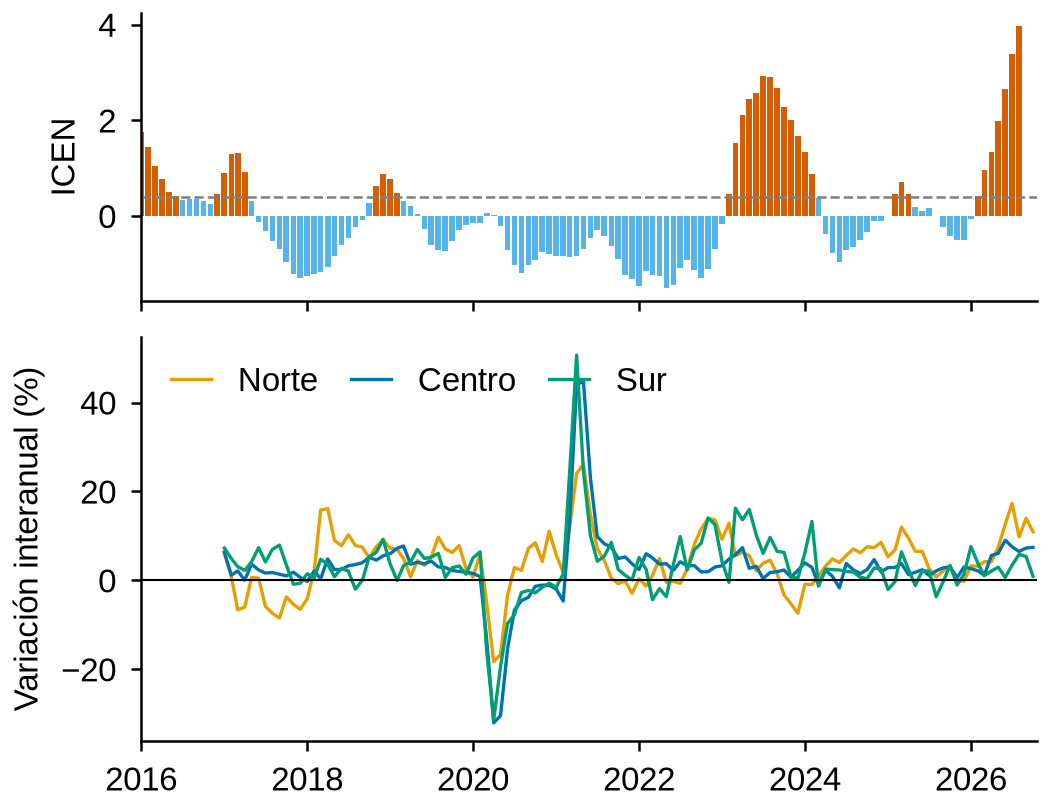
#> input picture paper/quarto/figuras/nino_demanda.png, 1050 x 810 px, given as the content of the folder ../../../../../paper/quarto/figuras/nino_demanda.png, which was not available
$ python montage.py ../../../../../paper/quarto/figuras/nino_demanda.png ../../../../../paper/quarto/figuras/real_predicho_2025.png 5
#> lines starting #> are read from the running program, lines starting #| are printed output that depends on the picture
import sys,glob,os
from PIL import Image
src,out=sys.argv[1],sys.argv[2]; files=sorted([f for f in glob.glob(src+'/*.png')+glob.glob(src+'/*.jpg') if not os.path.basename(f).startswith('m_')],key=lambda f:int(''.join(c for c in os.path.basename(f) if c.isdigit()) or 0))
per=int(sys.argv[3]) if len(sys.argv)>3 else 4
for k in range(0,len(files),per):
    ims=[Image.open(f).convert('RGB') for f in files[k:k+per]]
#> ims = 1 item
    W=900; rs=[im.resize((W,int(im.height*W/im.width))) for im in ims]
#> after `rs = [im.resize((W, int(im.height * W / im.width))) for im in ims]`: rs = 1 item
    H=sum(r.height for r in rs)+30*len(rs)
#> H = 724
    m=Image.new('RGB',(W,H),'white'); y=0
#> after `m = Image.new('RGB', (W, H), 'white')`: m: PIL image 900x724 RGB; every value is 255
    from PIL import ImageDraw
    d=ImageDraw.Draw(m)
    for f,r in zip(files[k:k+per],rs):
        d.text((5,y+5),os.path.basename(f),fill='red'); y+=30; m.paste(r,(0,y)); y+=r.height
#> this loop made 1 pass
#> y on pass 1: 724
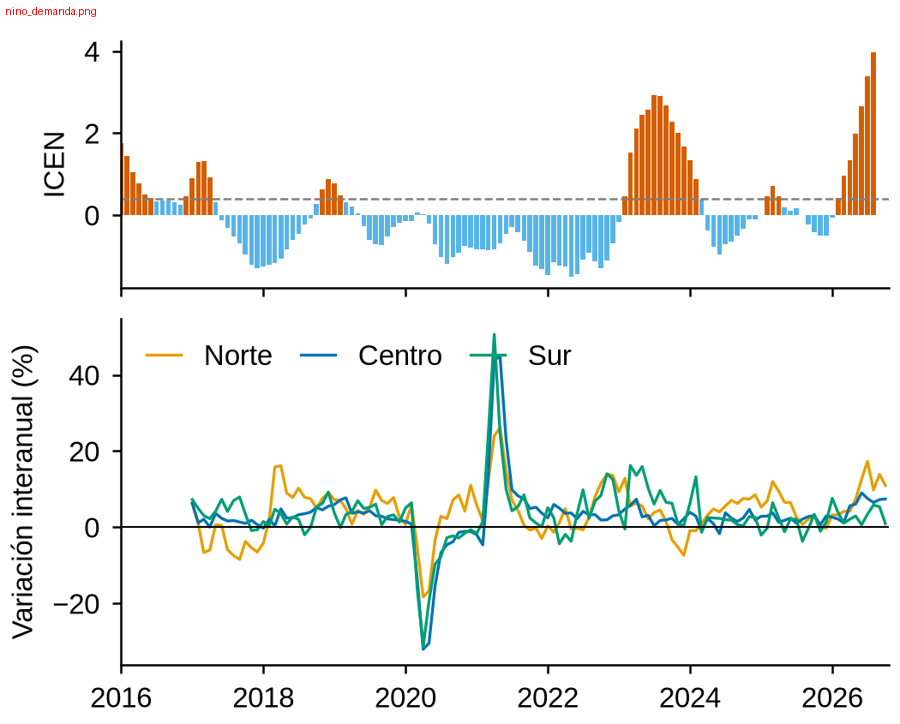
#> m: PIL image 900x724 RGB; mean R, G, B 242.3, 243.4, 241.7
#> after the loop, y = 724
    m.save(f'{out}_{k//per}.png'); print(f'{out}_{k//per}.png',[os.path.basename(f) for f in files[k:k+per]])
#| ../../../../../paper/quarto/figuras/real_predicho_2025.png_0.png ['nino_demanda.png']

$ run again, on paper/quarto/figuras/real_predicho_2025.png
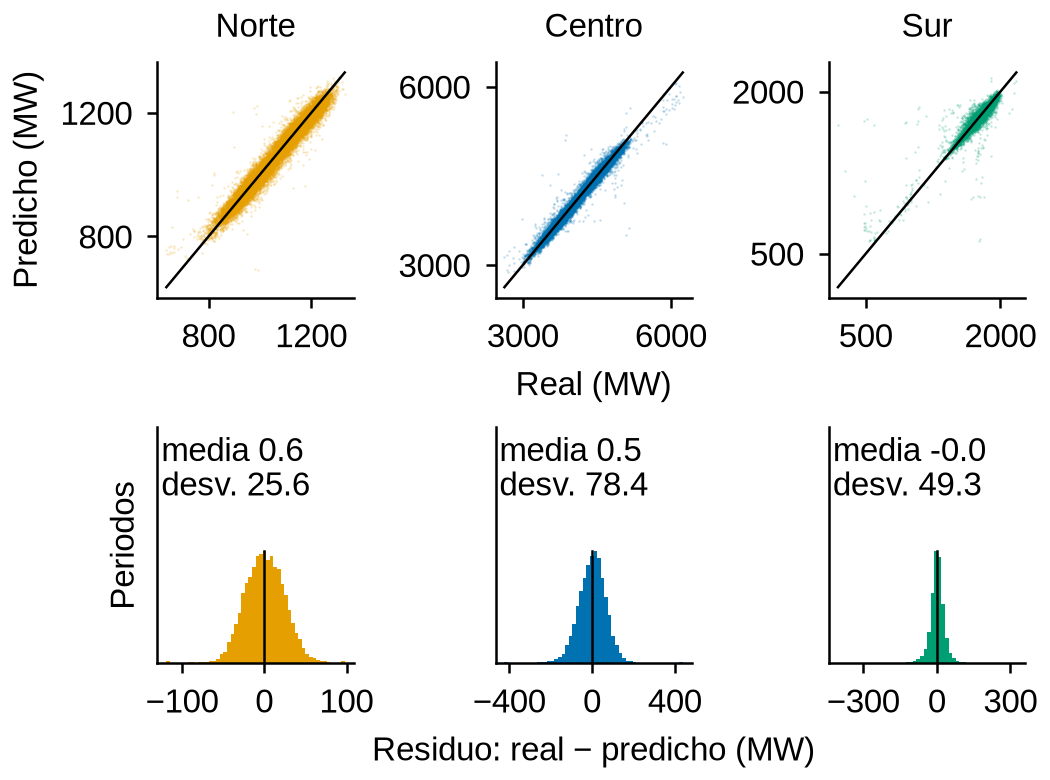
#> input picture paper/quarto/figuras/real_predicho_2025.png, 1050 x 780 px, given as the content of the folder ../../../../../paper/quarto/figuras/real_predicho_2025.png, which was not available
#> ims = 1 item
#> H = 698
#> the loop `for f,r in zip(files[k:k+per],rs):` made 1 pass
#> y on pass 1: 698
#> after the loop `for f,r in zip(files[k:k+per],rs):`:
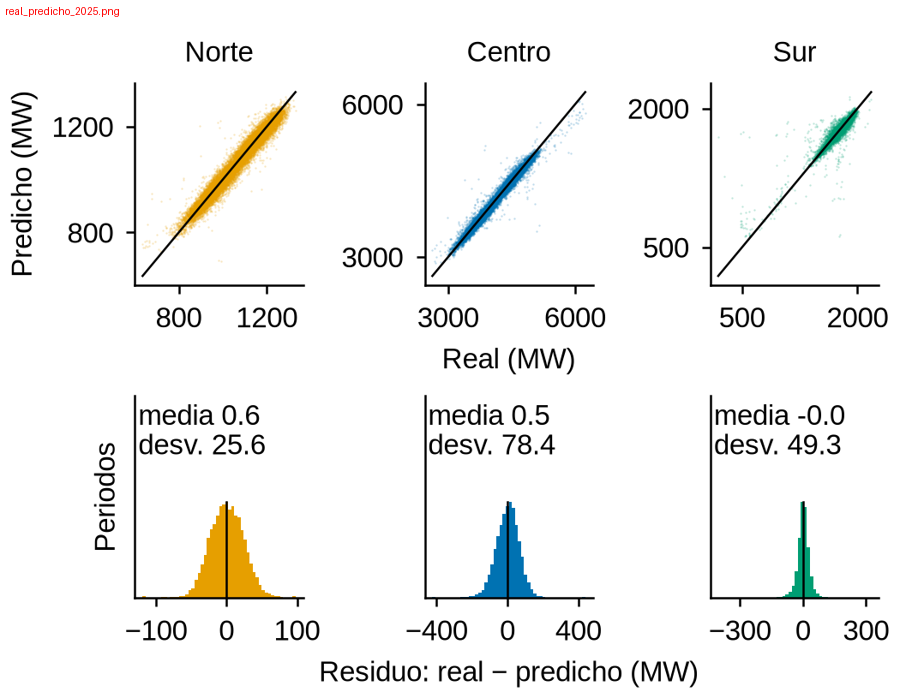
#> m: PIL image 900x698 RGB; mean R, G, B 242.5, 242.7, 241.4
#| ../../../../../paper/quarto/figuras/real_predicho_2025.png_0.png ['real_predicho_2025.png']

$ run again, on paper/quarto/figuras/shap_familias.png
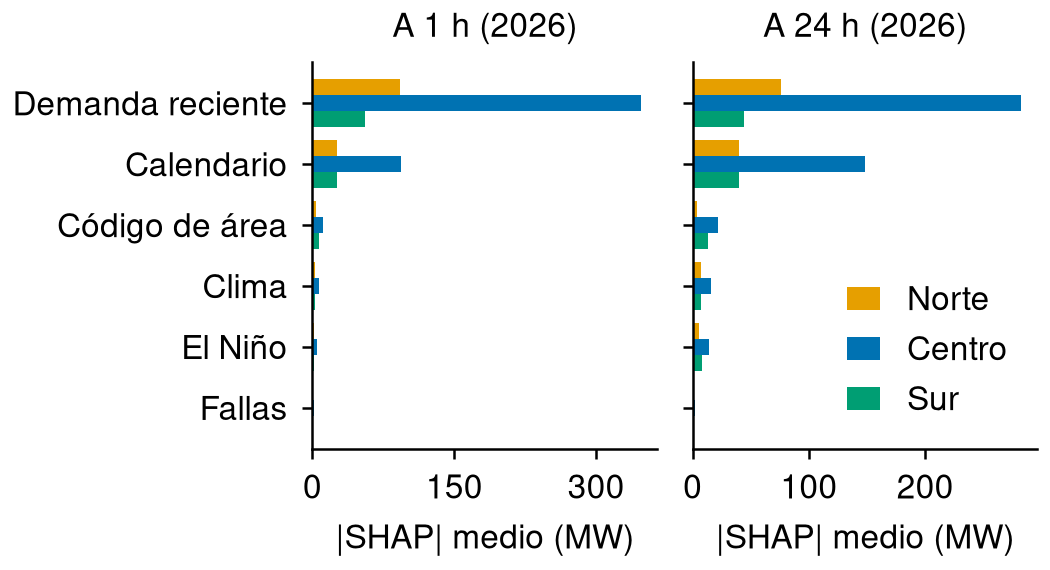
#> input picture paper/quarto/figuras/shap_familias.png, 1050 x 570 px, given as the content of the folder ../../../../../paper/quarto/figuras/shap_familias.png, which was not available
#> ims = 1 item
#> H = 518
#> the loop `for f,r in zip(files[k:k+per],rs):` made 1 pass
#> y on pass 1: 518
#> after the loop `for f,r in zip(files[k:k+per],rs):`:
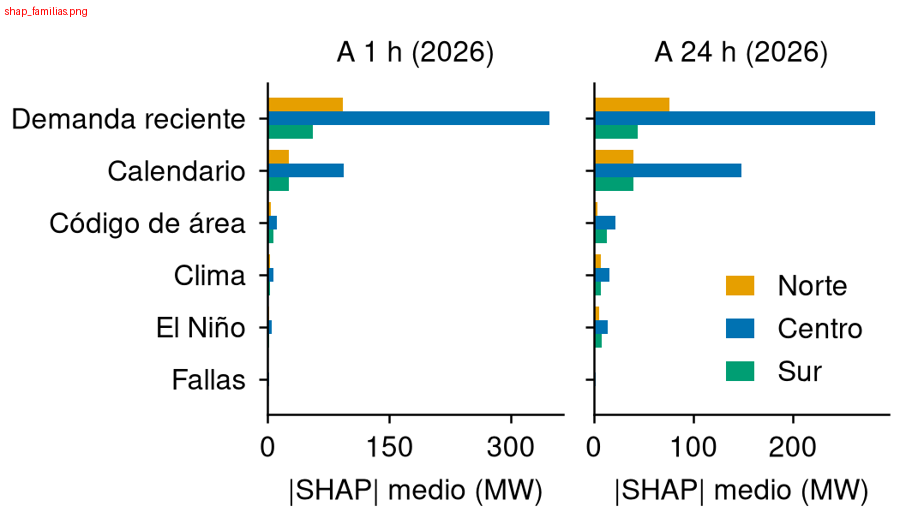
#> m: PIL image 900x518 RGB; mean R, G, B 237.9, 241.2, 241.4
#| ../../../../../paper/quarto/figuras/shap_familias.png_0.png ['shap_familias.png']
